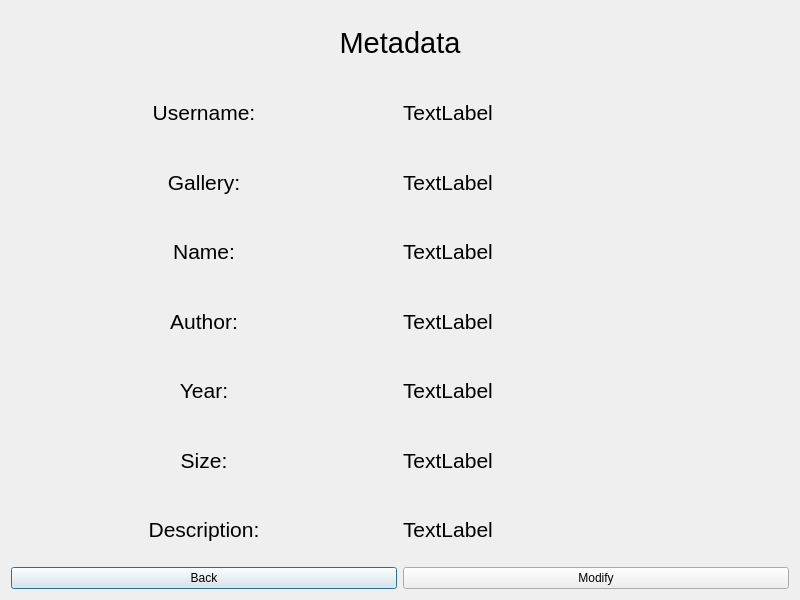
<?xml version="1.0" encoding="UTF-8"?>
<ui version="4.0">
 <class>MetadataDialog</class>
 <widget class="QDialog" name="MetadataDialog">
  <property name="geometry">
   <rect>
    <x>0</x>
    <y>0</y>
    <width>800</width>
    <height>600</height>
   </rect>
  </property>
  <property name="windowTitle">
   <string>Dialog</string>
  </property>
  <layout class="QVBoxLayout" name="verticalLayout">
   <item>
    <layout class="QHBoxLayout" name="horizontalLayout_8">
     <item>
      <widget class="QLabel" name="label_8">
       <property name="font">
        <font>
         <pointsize>22</pointsize>
        </font>
       </property>
       <property name="text">
        <string>Metadata</string>
       </property>
       <property name="alignment">
        <set>Qt::AlignCenter</set>
       </property>
      </widget>
     </item>
    </layout>
   </item>
   <item>
    <layout class="QHBoxLayout" name="horizontalLayout">
     <item>
      <widget class="QLabel" name="label">
       <property name="font">
        <font>
         <pointsize>16</pointsize>
        </font>
       </property>
       <property name="text">
        <string>Username:</string>
       </property>
       <property name="alignment">
        <set>Qt::AlignCenter</set>
       </property>
      </widget>
     </item>
     <item>
      <widget class="QLabel" name="label_9">
       <property name="font">
        <font>
         <pointsize>16</pointsize>
        </font>
       </property>
       <property name="text">
        <string>TextLabel</string>
       </property>
       <property name="alignment">
        <set>Qt::AlignLeading|Qt::AlignLeft|Qt::AlignVCenter</set>
       </property>
      </widget>
     </item>
    </layout>
   </item>
   <item>
    <layout class="QHBoxLayout" name="horizontalLayout_5">
     <item>
      <widget class="QLabel" name="label_10">
       <property name="font">
        <font>
         <pointsize>16</pointsize>
        </font>
       </property>
       <property name="text">
        <string>Gallery:</string>
       </property>
       <property name="alignment">
        <set>Qt::AlignCenter</set>
       </property>
      </widget>
     </item>
     <item>
      <widget class="QLabel" name="label_2">
       <property name="font">
        <font>
         <pointsize>16</pointsize>
        </font>
       </property>
       <property name="text">
        <string>TextLabel</string>
       </property>
       <property name="alignment">
        <set>Qt::AlignLeading|Qt::AlignLeft|Qt::AlignVCenter</set>
       </property>
      </widget>
     </item>
    </layout>
   </item>
   <item>
    <layout class="QHBoxLayout" name="horizontalLayout_6">
     <item>
      <widget class="QLabel" name="label_11">
       <property name="font">
        <font>
         <pointsize>16</pointsize>
        </font>
       </property>
       <property name="text">
        <string>Name:</string>
       </property>
       <property name="alignment">
        <set>Qt::AlignCenter</set>
       </property>
      </widget>
     </item>
     <item>
      <widget class="QLabel" name="label_3">
       <property name="font">
        <font>
         <pointsize>16</pointsize>
        </font>
       </property>
       <property name="text">
        <string>TextLabel</string>
       </property>
       <property name="alignment">
        <set>Qt::AlignLeading|Qt::AlignLeft|Qt::AlignVCenter</set>
       </property>
      </widget>
     </item>
    </layout>
   </item>
   <item>
    <layout class="QHBoxLayout" name="horizontalLayout_7">
     <item>
      <widget class="QLabel" name="label_12">
       <property name="font">
        <font>
         <pointsize>16</pointsize>
        </font>
       </property>
       <property name="text">
        <string>Author:</string>
       </property>
       <property name="alignment">
        <set>Qt::AlignCenter</set>
       </property>
      </widget>
     </item>
     <item>
      <widget class="QLabel" name="label_4">
       <property name="font">
        <font>
         <pointsize>16</pointsize>
        </font>
       </property>
       <property name="text">
        <string>TextLabel</string>
       </property>
       <property name="alignment">
        <set>Qt::AlignLeading|Qt::AlignLeft|Qt::AlignVCenter</set>
       </property>
      </widget>
     </item>
    </layout>
   </item>
   <item>
    <layout class="QHBoxLayout" name="horizontalLayout_3">
     <item>
      <widget class="QLabel" name="label_13">
       <property name="font">
        <font>
         <pointsize>16</pointsize>
        </font>
       </property>
       <property name="text">
        <string>Year:</string>
       </property>
       <property name="alignment">
        <set>Qt::AlignCenter</set>
       </property>
      </widget>
     </item>
     <item>
      <widget class="QLabel" name="label_5">
       <property name="font">
        <font>
         <pointsize>16</pointsize>
        </font>
       </property>
       <property name="text">
        <string>TextLabel</string>
       </property>
       <property name="alignment">
        <set>Qt::AlignLeading|Qt::AlignLeft|Qt::AlignVCenter</set>
       </property>
      </widget>
     </item>
    </layout>
   </item>
   <item>
    <layout class="QHBoxLayout" name="horizontalLayout_4">
     <item>
      <widget class="QLabel" name="label_14">
       <property name="font">
        <font>
         <pointsize>16</pointsize>
        </font>
       </property>
       <property name="text">
        <string>Size:</string>
       </property>
       <property name="alignment">
        <set>Qt::AlignCenter</set>
       </property>
      </widget>
     </item>
     <item>
      <widget class="QLabel" name="label_6">
       <property name="font">
        <font>
         <pointsize>16</pointsize>
        </font>
       </property>
       <property name="text">
        <string>TextLabel</string>
       </property>
       <property name="alignment">
        <set>Qt::AlignLeading|Qt::AlignLeft|Qt::AlignVCenter</set>
       </property>
      </widget>
     </item>
    </layout>
   </item>
   <item>
    <layout class="QHBoxLayout" name="horizontalLayout_2">
     <item>
      <widget class="QLabel" name="label_15">
       <property name="font">
        <font>
         <pointsize>16</pointsize>
        </font>
       </property>
       <property name="text">
        <string>Description:</string>
       </property>
       <property name="alignment">
        <set>Qt::AlignCenter</set>
       </property>
      </widget>
     </item>
     <item>
      <widget class="QLabel" name="label_7">
       <property name="font">
        <font>
         <pointsize>16</pointsize>
        </font>
       </property>
       <property name="text">
        <string>TextLabel</string>
       </property>
       <property name="alignment">
        <set>Qt::AlignLeading|Qt::AlignLeft|Qt::AlignVCenter</set>
       </property>
      </widget>
     </item>
    </layout>
   </item>
   <item>
    <layout class="QHBoxLayout" name="horizontalLayout_10">
     <item>
      <widget class="QPushButton" name="pushButton_2">
       <property name="text">
        <string>Back</string>
       </property>
      </widget>
     </item>
     <item>
      <widget class="QPushButton" name="pushButton">
       <property name="text">
        <string>Modify</string>
       </property>
      </widget>
     </item>
    </layout>
   </item>
  </layout>
 </widget>
 <resources/>
 <connections/>
</ui>
